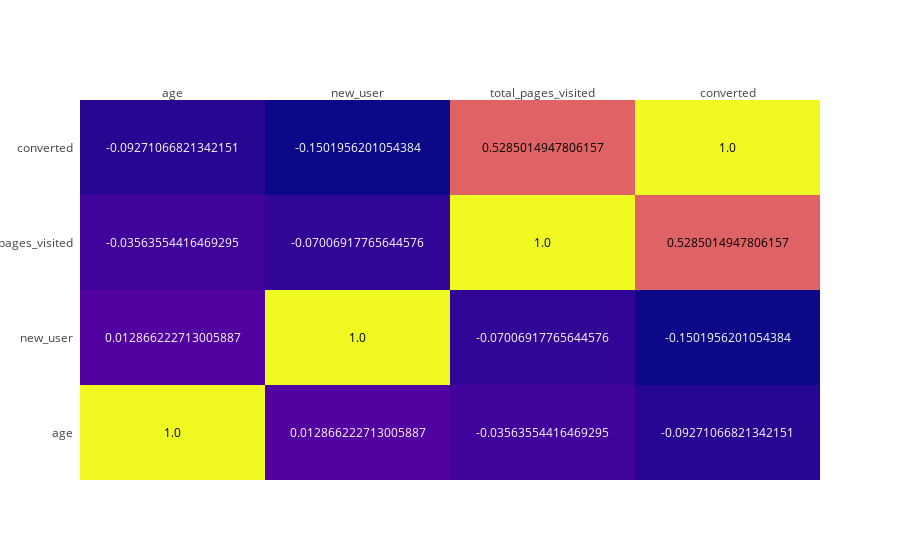

The cell this chart's notebook holds for it:
### Markdown cell above
0. Correlation matrix :

### Code cell
# Correlation matrix
corr_matrix = data_sample.corr()

import plotly.figure_factory as ff

fig = ff.create_annotated_heatmap(corr_matrix.values,
                                  x = corr_matrix.columns.values.tolist(),
                                  y = corr_matrix.index.values.tolist())


fig.show()

### Figure 1 — Plotly figure (JSON) as saved in the notebook; plotly's stock layout.template omitted (floating-point values rounded to 4 significant figures)
{"data": [{"colorscale": [[0, "#0d0887"], [0.1111, "#46039f"], [0.2222, "#7201a8"], [0.3333, "#9c179e"], [0.4444, "#bd3786"], [0.5556, "#d8576b"], [0.6667, "#ed7953"], [0.7778, "#fb9f3a"], [0.8889, "#fdca26"], [1, "#f0f921"]], "reversescale": false, "showscale": false, "type": "heatmap", "x": ["age", "new_user", "total_pages_visited", "converted"], "y": ["age", "new_user", "total_pages_visited", "converted"], "z": [[1, 0.01287, -0.03564, -0.09271], [0.01287, 1, -0.07007, -0.1502], [-0.03564, -0.07007, 1, 0.5285], [-0.09271, -0.1502, 0.5285, 1]]}], "layout": {"annotations": [{"font": {"color": "#000000"}, "showarrow": false, "text": "1.0", "x": "age", "xref": "x", "y": "age", "yref": "y"}, {"font": {"color": "#FFFFFF"}, "showarrow": false, "text": "0.012866222713005887", "x": "new_user", "xref": "x", "y": "age", "yref": "y"}, {"font": {"color": "#FFFFFF"}, "showarrow": false, "text": "-0.03563554416469295", "x": "total_pages_visited", "xref": "x", "y": "age", "yref": "y"}, {"font": {"color": "#FFFFFF"}, "showarrow": false, "text": "-0.09271066821342151", "x": "converted", "xref": "x", "y": "age", "yref": "y"}, {"font": {"color": "#FFFFFF"}, "showarrow": false, "text": "0.012866222713005887", "x": "age", "xref": "x", "y": "new_user", "yref": "y"}, {"font": {"color": "#000000"}, "showarrow": false, "text": "1.0", "x": "new_user", "xref": "x", "y": "new_user", "yref": "y"}, {"font": {"color": "#FFFFFF"}, "showarrow": false, "text": "-0.07006917765644576", "x": "total_pages_visited", "xref": "x", "y": "new_user", "yref": "y"}, {"font": {"color": "#FFFFFF"}, "showarrow": false, "text": "-0.1501956201054384", "x": "converted", "xref": "x", "y": "new_user", "yref": "y"}, {"font": {"color": "#FFFFFF"}, "showarrow": false, "text": "-0.03563554416469295", "x": "age", "xref": "x", "y": "total_pages_visited", "yref": "y"}, {"font": {"color": "#FFFFFF"}, "showarrow": false, "text": "-0.07006917765644576", "x": "new_user", "xref": "x", "y": "total_pages_visited", "yref": "y"}, {"font": {"color": "#000000"}, "showarrow": false, "text": "1.0", "x": "total_pages_visited", "xref": "x", "y": "total_pages_visited", "yref": "y"}, {"font": {"color": "#000000"}, "showarrow": false, "text": "0.5285014947806157", "x": "converted", "xref": "x", "y": "total_pages_visited", "yref": "y"}, {"font": {"color": "#FFFFFF"}, "showarrow": false, "text": "-0.09271066821342151", "x": "age", "xref": "x", "y": "converted", "yref": "y"}, {"font": {"color": "#FFFFFF"}, "showarrow": false, "text": "-0.1501956201054384", "x": "new_user", "xref": "x", "y": "converted", "yref": "y"}, {"font": {"color": "#000000"}, "showarrow": false, "text": "0.5285014947806157", "x": "total_pages_visited", "xref": "x", "y": "converted", "yref": "y"}, {"font": {"color": "#000000"}, "showarrow": false, "text": "1.0", "x": "converted", "xref": "x", "y": "converted", "yref": "y"}], "xaxis": {"dtick": 1, "gridcolor": "rgb(0, 0, 0)", "side": "top", "ticks": ""}, "yaxis": {"dtick": 1, "ticks": "", "ticksuffix": "  "}}}
